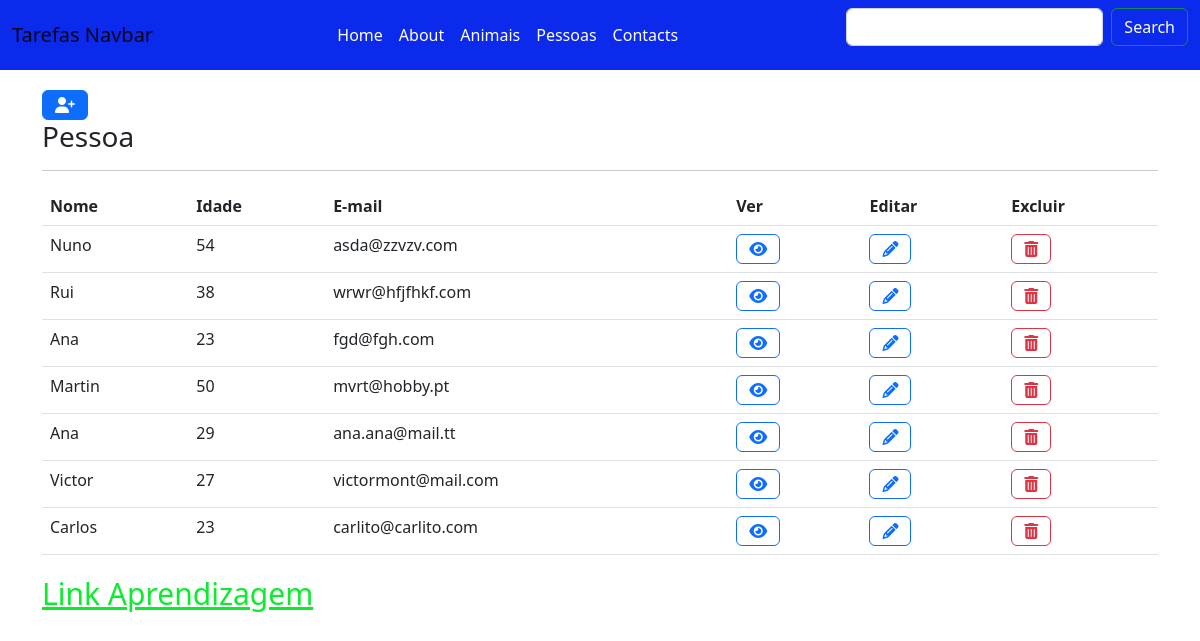
Page /pessoa/lista/ on the earlier database version.
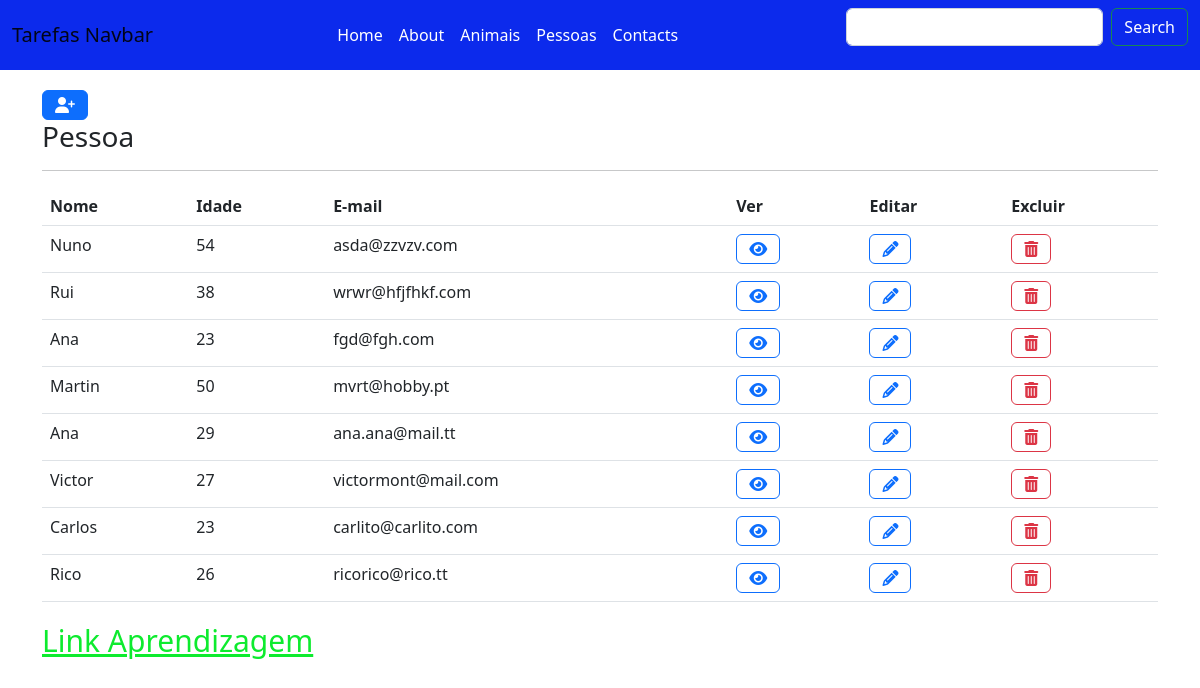
Same page on the later database version.
### apps/pessoa/models.py (models this page shows, shortened)
class Pessoa(models.Model):
    nome = models.CharField(max_length=50)
    idade = models.IntegerField()
    nif = models.CharField(max_length=9)
    email = models.EmailField()

### apps/pessoa/views.py (the view)
# urls.py: path('lista/', PessoaListView.as_view(), name='lista'),
class PessoaListView(ListView):
    model = Pessoa

### apps/pessoa/templates/pessoa/pessoa_list.html
{% extends "base.html" %}
{% block content %}
<a class="btn btn-primary" href="{% url 'pessoa:novo' %}"><i class="fa-solid fa-user-plus"></i></a>
<table class="table">
    <h3>Pessoa</h3>
    <hr>
<tr>
    <th>Nome</th>
    <th>Idade</th>
    <th>E-mail</th>
    <th>Ver</th>
    <th>Editar</th>
    <th>Excluir</th>
</tr>
{% for object in object_list %}
<tr>
    <td>{{ object.nome }}</td>
    <td>{{ object.idade }}</td>
    <td>{{ object.email }}</td>
    <td><a class="btn btn-outline-primary" href="{% url 'pessoa:detalhe' object.id %}"><i class="fa-solid fa-eye"></i></a></td>
    <td><a class="btn btn-outline-primary" href="{% url 'pessoa:atualizar' object.id %}"><i class="fa-solid fa-pencil"></td>
    <td><a class="btn btn-outline-danger" href="{% url 'pessoa:eliminar' object.id %}"><i class="fa-solid fa-trash-can"></td>
</tr>
{% endfor %}
</table>
{% endblock %}

Differences in the rows shown:
added Pessoa: nome "Rico", idade "26", email "ricorico@rico.tt"
